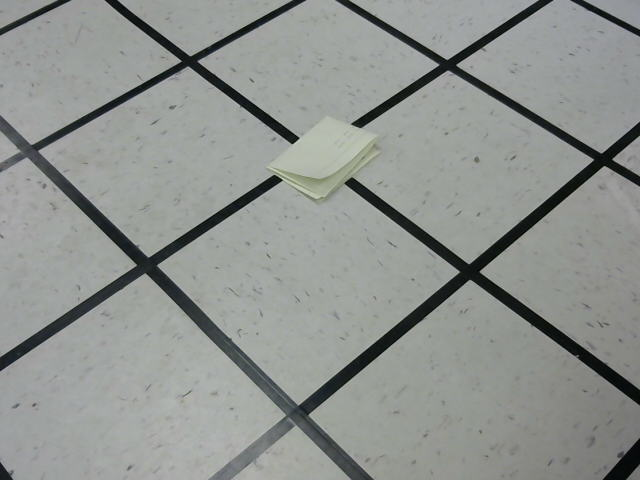
#> input picture TestGridPics/ActualNoCorner0.png, 640 x 480 px
$ python htransform.py TestGridPics/ActualNoCorner0.png   (older library calls are emulated)
#> lines starting #> are read from the running program, lines starting #| are printed output that depends on the picture; after the words box and inside, x2 and y2 are one past the last pixel; in counts of white or black regions, pixels touching at a corner belong together
#> further down, img is the input picture: shape (480, 640, 3); mean B, G, R 143.3, 146.8, 142.9
#> (printed output is left out)
import cv2
import sys
import numpy as np
import math
import glob
#CameraMatrix=np.array([[376.60631072, 0., 334.94985263], [0., 376.37590044, 245.47987032], [0., 0., 1.]])
CameraMatrix=np.array([[811.75165344, 0., 317.03949866],[0., 811.51686214, 247.65442989],[0., 0., 1.]]) # Logitech values found in CalibrationValues.txt
#distortionCoefficients=np.array([-3.30211385e-01, 1.58724644e-01, -1.87573090e-04, 4.55691783e-04, -4.98096761e-02])
distortionCoefficients=np.array([-3.00959078e-02, -2.22274786e-01, -5.31335928e-04, -3.74777371e-04, 1.80515550e+00]) #Logitech values found in Calibration Values.txt
distortionCoefficients=distortionCoefficients.reshape(5,1) #Needs to be this shape


filenames=glob.glob(sys.argv[1])
exit=0 #Don't stop running yet
def makeHoughLines(img):
  # [4 lines of commented-out code are left out]
  print(img.dtype)
  print(img.shape)
  cv2.imshow("before", img)
  cv2.waitKey(0)
  cv2.destroyAllWindows()
  #3ret,img=cv2.threshold(img,120,255,cv2.THRESH_BINARY_INV)
  print(img.dtype)
  print(img.shape)

  # print(out[0][0])
  #try:
  #print(ret)
  i=0
  j=0
  z=0

  #cv2.imshow('Threshold',out) #Display the thresholded image


  # cv2.waitKey(0)
  # cv2.destroyAllWindows()
  #except:
  #  pass
  lines = cv2.HoughLinesP(img, 1, np.pi/180, 25, 75, 10)
  #lines = cv2.HoughLinesP(img, 1, np.pi/180, 200, 200, 100)

  #lines = cv2.cornerHarris(out, out, ksize, k[, dst[, borderType]])
  if lines == None:
    return []
  for line in lines:
          x1, y1, x2, y2 = line[0]
          cv2.line(img, (x1,y1), (x2,y2), 160, 10)
  cv2.imwrite('houghlines.jpg', img)
  cv2.imshow('houghlines.jpg', img)
  # print(lines)
  cv2.waitKey(0)
  cv2.destroyAllWindows()

  return lines
  #try:

  #except:
    #pass
#following the sodoku website
#http://aishack.in/tutorials/sudoku-grabber-opencv-detection/
def grid_detect(img):
  red,green,blue=cv2.split(img) #split the image into components.
  testgray=np.minimum(blue,red) #Create a new image with the minimum of b and r channels
  testgray=np.minimum(testgray,green) #Create a new image with minimum of all three channels
  ret,out=cv2.threshold(testgray,120,255,cv2.THRESH_BINARY_INV)
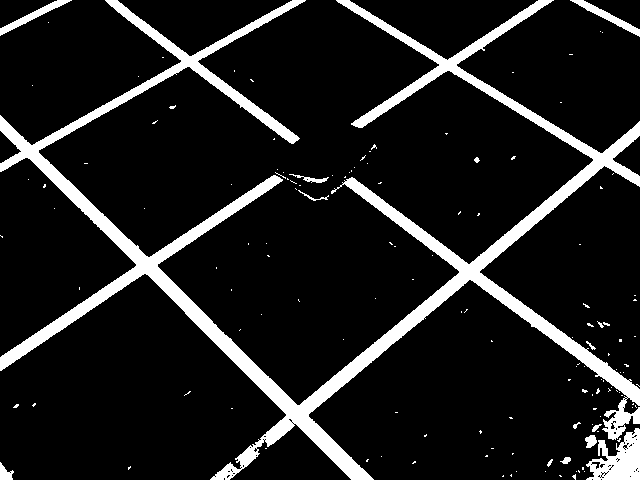
#> out: shape (480, 640); 11.6% white; 140 white regions (126 under 20 px), largest, box (x1, y1, x2, y2) and area: (0, 0, 640, 480) 31732, (586, 428, 640, 480) 1633, (570, 0, 640, 37) 498
  sudoku = out
  outerBox = np.zeros((256, 256, 1), dtype = "uint8")
  kernel = np.zeros((3,3,1), dtype = "uint8")
  #kernel(0,0) = 0;
  sudoku = cv2.GaussianBlur(sudoku,(11,11),0)
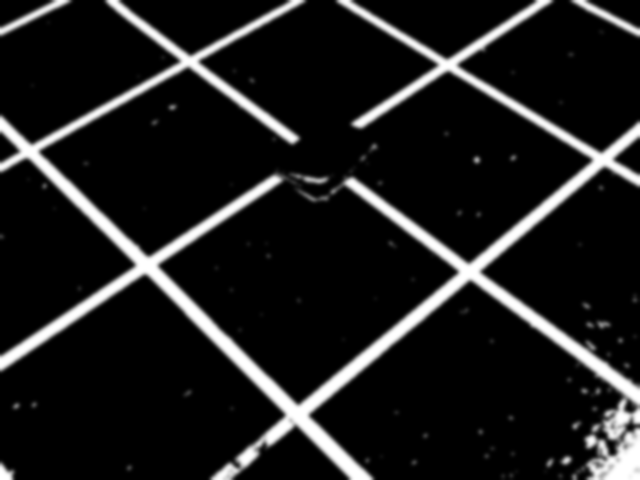
#> sudoku: shape (480, 640); min 0, max 255, mean 29.5
  kernel = np.ones((5,5),np.uint8)
  dilation = cv2.dilate(sudoku,kernel,iterations = 1)
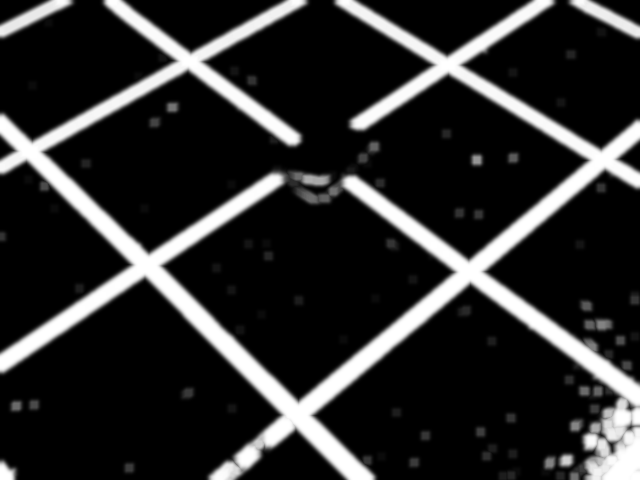
#> dilation: shape (480, 640); min 0, max 255, mean 43.9
  dilation = cv2.Canny(dilation,100,200)
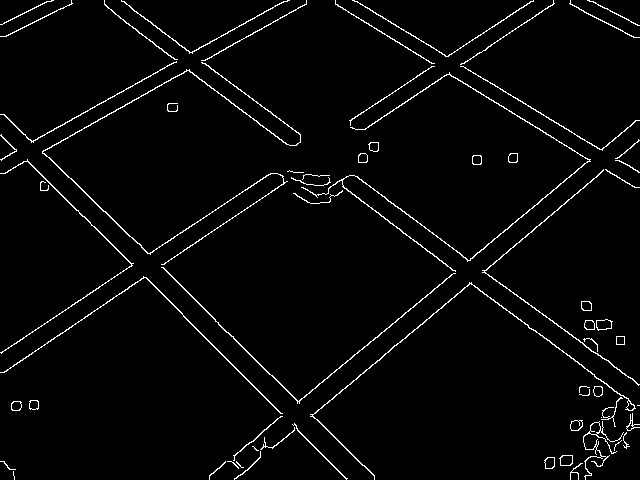
#> dilation: shape (480, 640); 2.9% white in thin lines or dots
  cv2.imshow("dilation.jpg", dilation)
  cv2.waitKey(0)
  cv2.destroyAllWindows()
  return dilation


  '''blob detection attempt '''

  # # Set up the detector with default parameters.
  # detector = cv2.SimpleBlobDetector_create()

  # # Detect blobs.
  # keypoints = detector.detect(dilation)

  # # Draw detected blobs as red circles.
  # # cv2.DRAW_MATCHES_FLAGS_DRAW_RICH_KEYPOINTS ensures the size of the circle corresponds to the size of blob
  # im_with_keypoints = cv2.drawKeypoints(dilation, keypoints, np.array([]), (0,0,255), cv2.DRAW_MATCHES_FLAGS_DRAW_RICH_KEYPOINTS)

  # # Show keypoints
  # cv2.imshow("Keypoints", im_with_keypoints)
  # cv2.waitKey(0)


'''blob detection attempt '''


  # [34 lines of commented-out code are left out]


BestCamRotGuess=0
while(len(filenames)>0 or not exit): #If there are more files, or we haven't quit yet
  if(len(filenames)>0): #If we're running purely on files
      exit=1 #Make it quit when we're done with files
      filename=filenames.pop(0) #And get the first file in the list
      #try:
      img=cv2.imread(filename, cv2.IMREAD_COLOR) #Read the image
      print(img)
      makeHoughLines(grid_detect(img))
#| uint8
#| (480, 640)
#| uint8
#| (480, 640)
#> in makeHoughLines, `lines = cv2.HoughLinesP(img, 1, np.pi/180, 25, 75, 10)`: lines = 124 rows, first 6: [253, 204, 279, 186], [145, 277, 281, 413], [310, 416, 353, 380], [189, 70, 260, 124], [469, 260, 534, 205], [173, 278, 215, 319]
#> (the run stopped early here; a loop or call above may not have finished)

$ run again, on TestGridPics/ActualNoCorner2.png
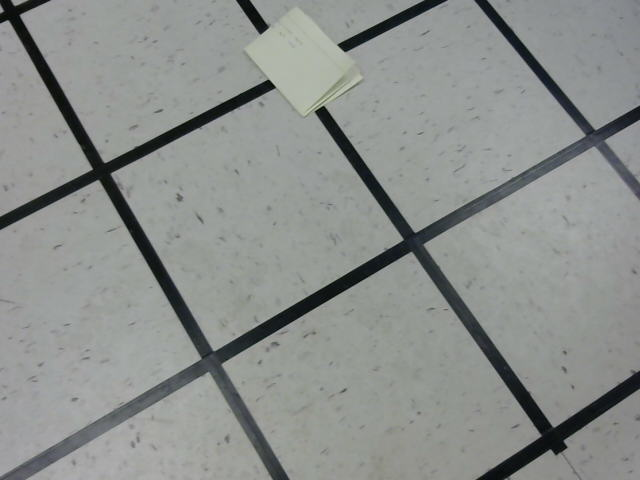
#> input picture TestGridPics/ActualNoCorner2.png, 640 x 480 px
#> img is the input picture: shape (480, 640, 3); mean B, G, R 140.6, 143.3, 139.7
#> (printed output is left out)
#> in grid_detect, `ret,out=cv2.threshold(testgray,120,255,cv2.THRESH_BINARY_INV)`:
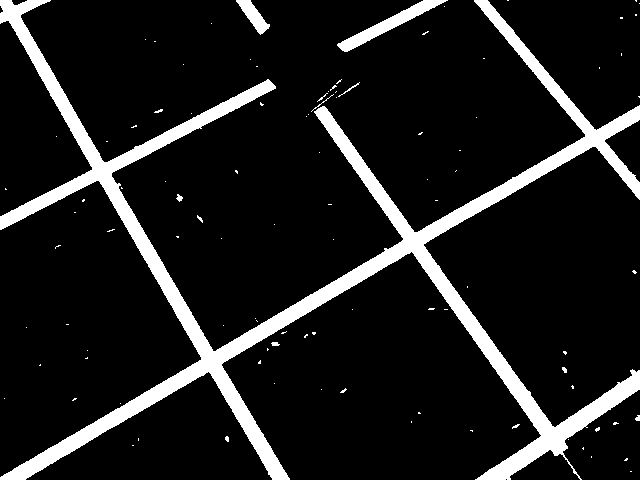
#> out: shape (480, 640); 11.5% white; 101 white regions (90 under 20 px), largest, box (x1, y1, x2, y2) and area: (0, 0, 640, 480) 32906, (337, 0, 448, 52) 1221, (236, 0, 270, 35) 477
#> in grid_detect, `dilation = cv2.Canny(dilation,100,200)`:
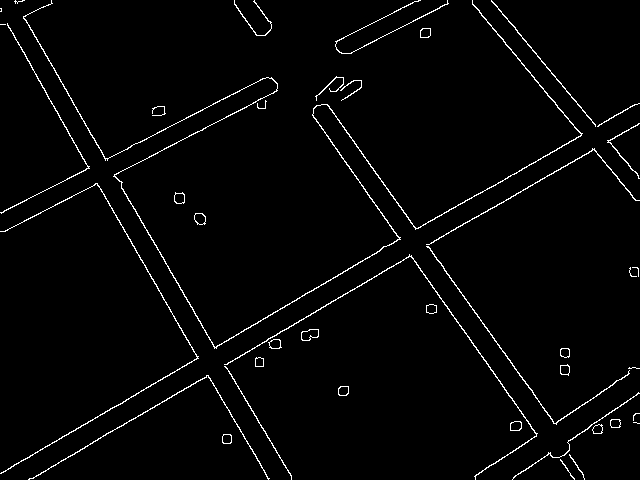
#> dilation: shape (480, 640); 2.3% white in thin lines or dots
#| uint8
#| (480, 640)
#| uint8
#| (480, 640)
#> lines = 98 rows, first 6: [332, 278, 380, 250], [129, 200, 191, 307], [411, 256, 485, 361], [593, 149, 632, 195], [58, 439, 139, 392], [66, 179, 79, 172]

$ run again, on TestGridPics/ActualNoCorner3.png
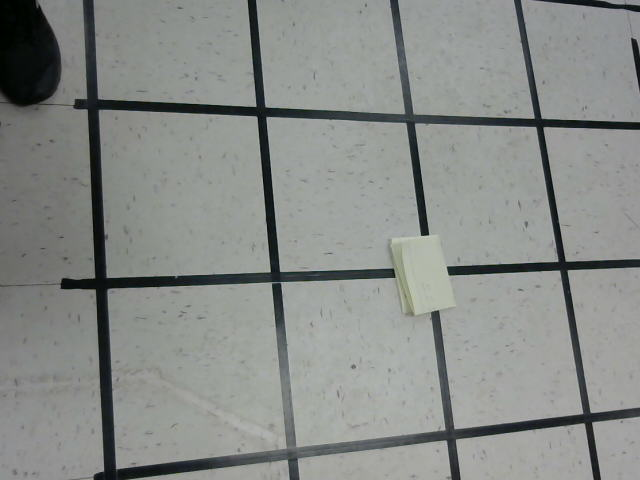
#> input picture TestGridPics/ActualNoCorner3.png, 640 x 480 px
#> img is the input picture: shape (480, 640, 3); mean B, G, R 136.3, 139.4, 136
#> (printed output is left out)
#> in grid_detect, `ret,out=cv2.threshold(testgray,120,255,cv2.THRESH_BINARY_INV)`:
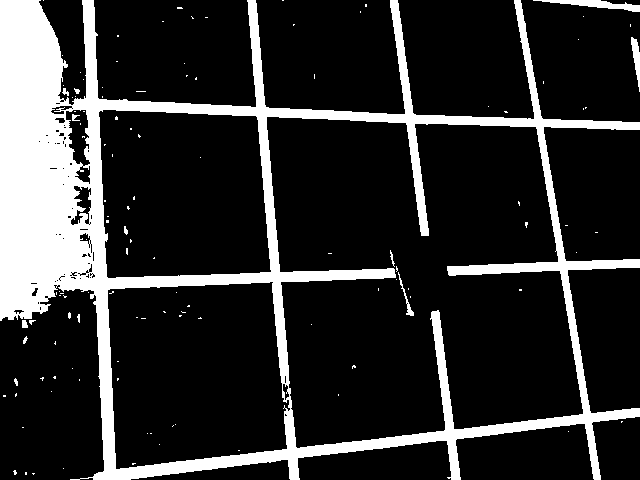
#> out: shape (480, 640); 18.3% white; 120 white regions (108 under 20 px), largest, box (x1, y1, x2, y2) and area: (0, 0, 640, 480) 54570, (533, 0, 640, 12) 533, (631, 37, 640, 92) 252
#> in grid_detect, `dilation = cv2.Canny(dilation,100,200)`:
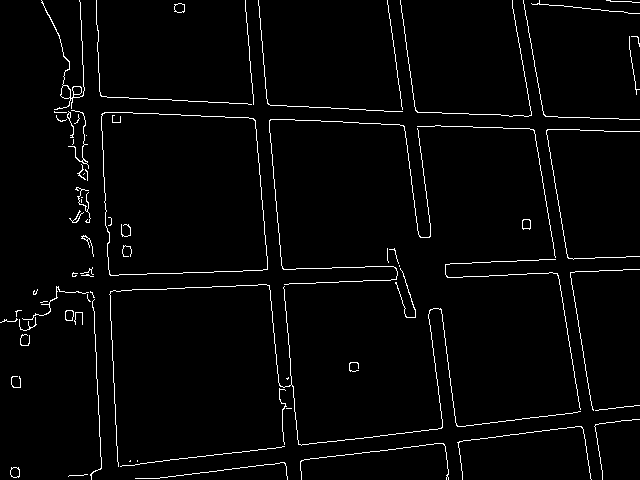
#> dilation: shape (480, 640); 2.6% white in thin lines or dots
#| uint8
#| (480, 640)
#| uint8
#| (480, 640)
#> lines = 152 rows, first 6: [270, 133, 271, 153], [384, 111, 402, 111], [225, 117, 242, 117], [184, 272, 212, 272], [269, 285, 271, 310], [421, 430, 436, 429]
